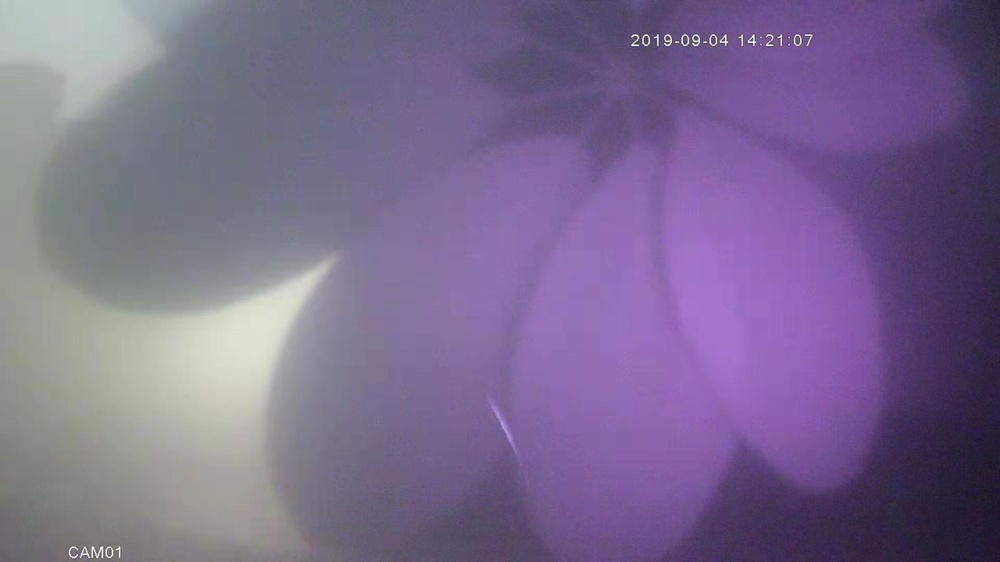
#> input picture kingsun/new.jpg, 1000 x 562 px, shrunk from 1920 x 1080 before the run, found by its file name
$ python new.py
#> lines starting #> are read from the running program, lines starting #| are printed output that depends on the picture; after the words box and inside, x2 and y2 are one past the last pixel; in counts of white or black regions, pixels touching at a corner belong together
import cv2
import time
import numpy as np
import matplotlib.pyplot as plt


def show_image(img_matrix):
    """
    show image
    :param img_matrix:
    :return:
    """
    plt.figure(figsize=(12, 12))
    plt.imshow(img_matrix, cmap='gray'), plt.xticks([]), plt.yticks([])
    plt.show()


tic = time.time()
# read image
color = cv2.imread(r"D:\OneDrive\MyDrive\OneDrive\_Proj_code\hongpu_proj\kingsun\new.jpg")
#> color is the input picture: shape (562, 1000, 3); mean B, G, R 142.1, 106.3, 121.9
gray = cv2.imread(r"D:\OneDrive\MyDrive\OneDrive\_Proj_code\hongpu_proj\kingsun\new.jpg", 0)
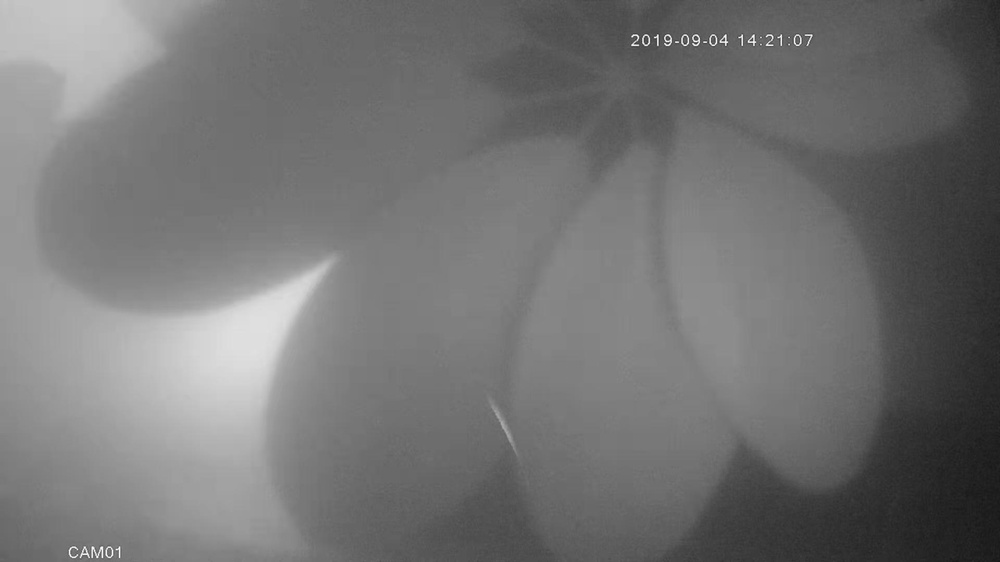
#> gray: shape (562, 1000); min 23, max 255, mean 115.1

print(color.shape)
#| (562, 1000, 3)
print(gray.shape)
#| (562, 1000)

# step 1
hsv = cv2.cvtColor(color, cv2.COLOR_BGR2HSV)
#> hsv: shape (562, 1000, 3); mean H, S, V 115.3, 71.2, 143.4
color[hsv[:, :, 0] < 60] = 255
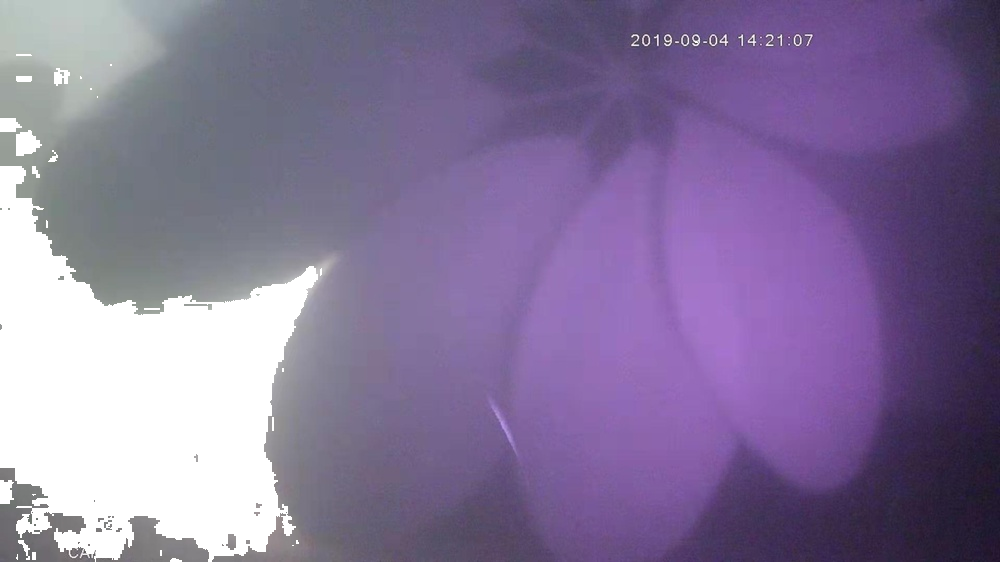
#> color: shape (562, 1000, 3); 13.12% of pixels changed, all inside (x1, y1, x2, y2) = (0, 42, 698, 562)
# show_image(color)

# step 2
gray[(gray < 85) | (gray > 150)] = 255
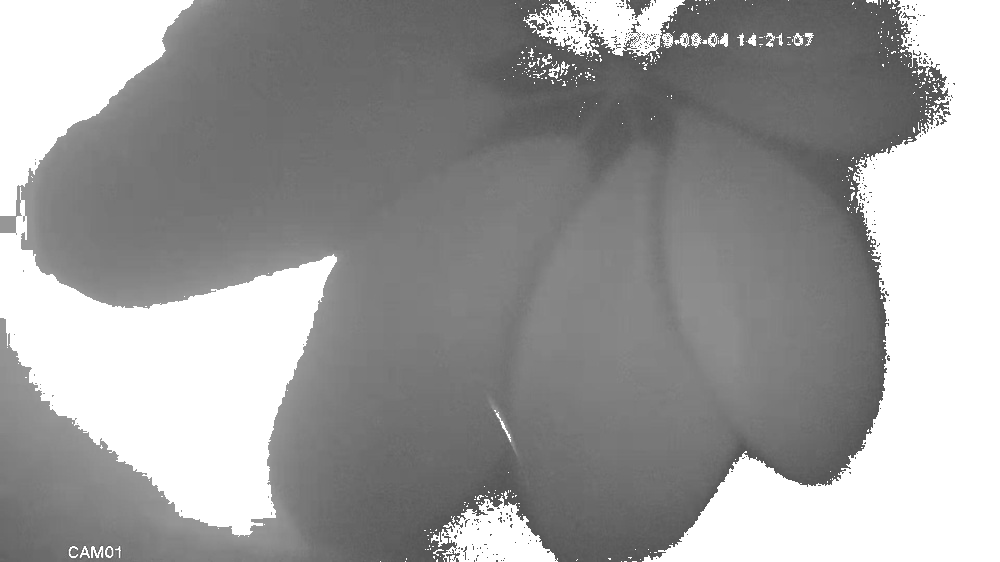
#> gray: shape (562, 1000); min 85, max 255, mean 157.2
blurred = cv2.dilate(gray, np.ones((3, 3), np.uint8), iterations=2)
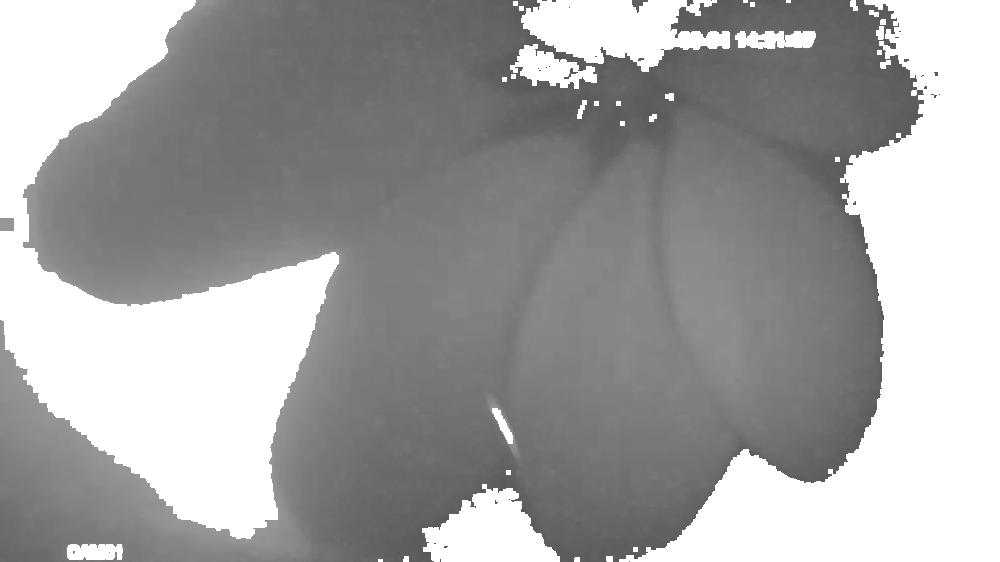
#> blurred: shape (562, 1000); min 87, max 255, mean 163.7
blurred = cv2.erode(blurred, np.ones((3, 3), np.uint8), iterations=3)
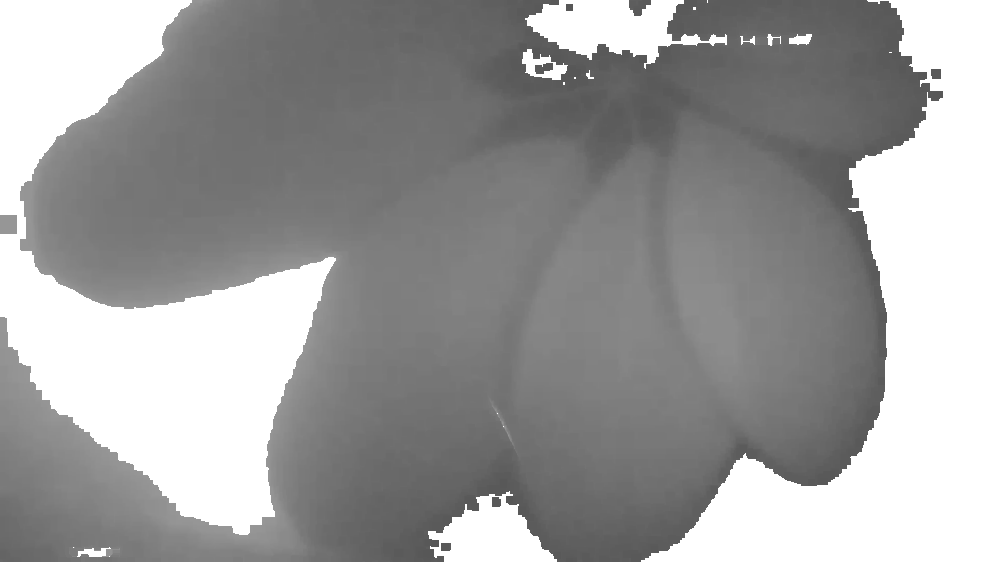
#> blurred: shape (562, 1000); min 87, max 255, mean 158
color[blurred == 255] = 255
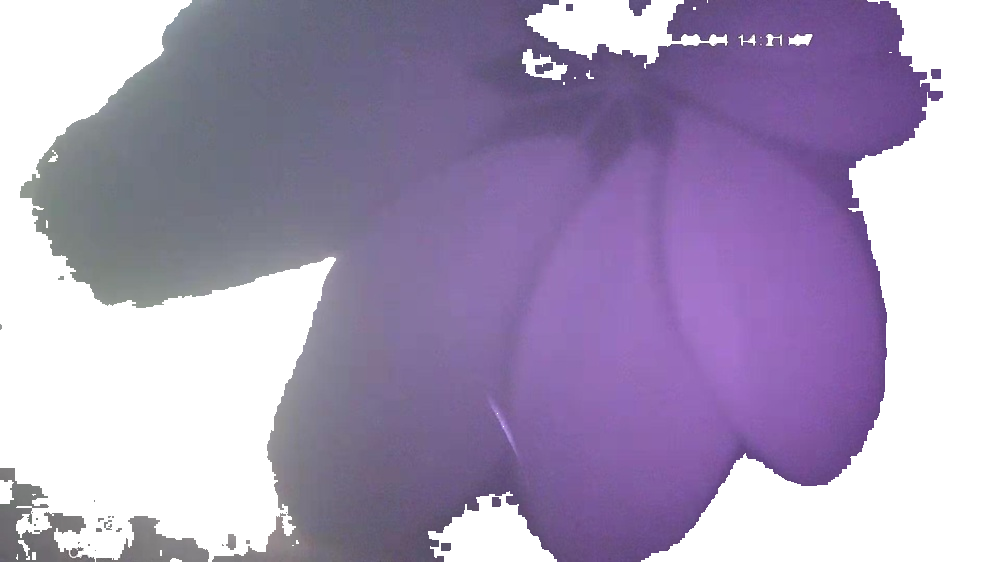
#> color: shape (562, 1000, 3); mean B, G, R 185.8, 155.3, 168.6
# show_image(color)
# cv2.imwrite("color.jpg", color)

print(time.time() - tic)
